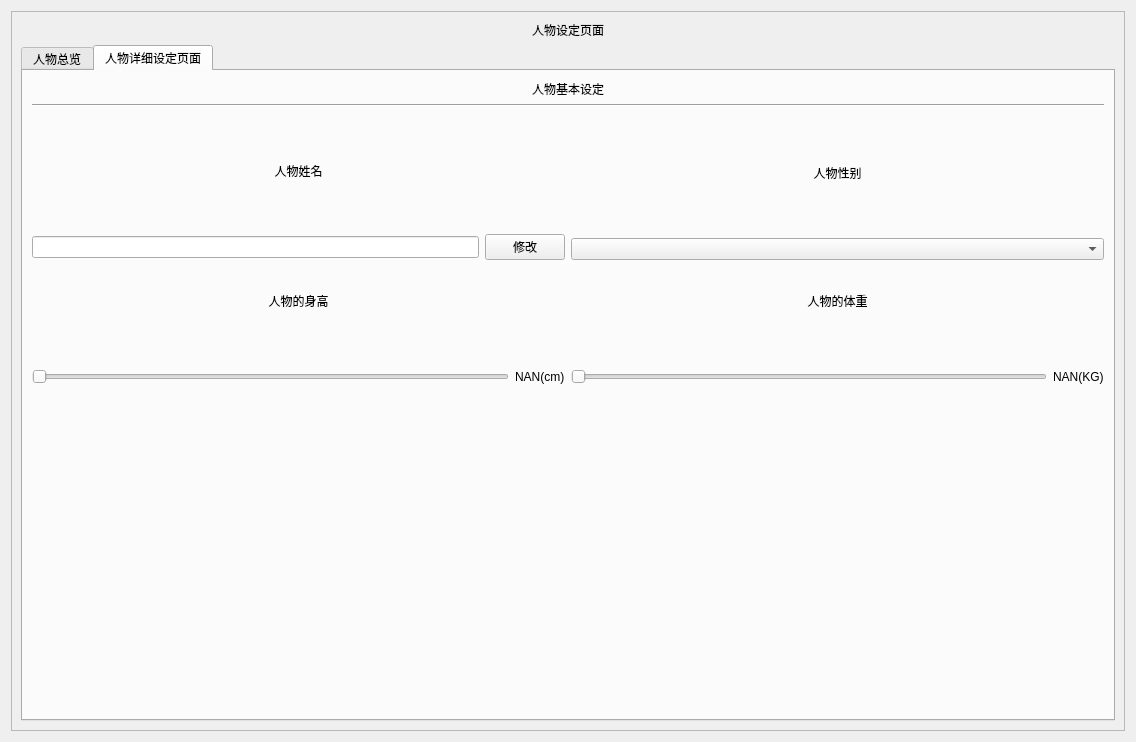
<?xml version="1.0" encoding="UTF-8"?>
<ui version="4.0">
 <class>CharacterWidget</class>
 <widget class="QWidget" name="CharacterWidget">
  <property name="geometry">
   <rect>
    <x>0</x>
    <y>0</y>
    <width>1136</width>
    <height>742</height>
   </rect>
  </property>
  <property name="windowTitle">
   <string>Form</string>
  </property>
  <layout class="QVBoxLayout" name="verticalLayout">
   <item>
    <widget class="QScrollArea" name="scrollArea">
     <property name="widgetResizable">
      <bool>true</bool>
     </property>
     <widget class="QWidget" name="scrollAreaWidgetContents">
      <property name="geometry">
       <rect>
        <x>0</x>
        <y>0</y>
        <width>1116</width>
        <height>722</height>
       </rect>
      </property>
      <layout class="QVBoxLayout" name="verticalLayout_2">
       <item>
        <widget class="QLabel" name="label">
         <property name="text">
          <string>人物设定页面</string>
         </property>
         <property name="alignment">
          <set>Qt::AlignmentFlag::AlignCenter</set>
         </property>
        </widget>
       </item>
       <item>
        <widget class="QTabWidget" name="tabWidget">
         <property name="currentIndex">
          <number>1</number>
         </property>
         <widget class="QWidget" name="tab">
          <attribute name="title">
           <string>人物总览</string>
          </attribute>
          <layout class="QHBoxLayout" name="horizontalLayout" stretch="1,1">
           <item>
            <widget class="QWidget" name="widget" native="true">
             <layout class="QVBoxLayout" name="verticalLayout_4">
              <item>
               <widget class="QLabel" name="label_3">
                <property name="text">
                 <string>人物列表</string>
                </property>
                <property name="alignment">
                 <set>Qt::AlignmentFlag::AlignCenter</set>
                </property>
               </widget>
              </item>
              <item>
               <widget class="Line" name="line">
                <property name="orientation">
                 <enum>Qt::Orientation::Horizontal</enum>
                </property>
               </widget>
              </item>
              <item>
               <widget class="Line" name="line_2">
                <property name="orientation">
                 <enum>Qt::Orientation::Horizontal</enum>
                </property>
               </widget>
              </item>
              <item>
               <widget class="QPushButton" name="pushButton">
                <property name="text">
                 <string>添加新角色</string>
                </property>
               </widget>
              </item>
              <item>
               <spacer name="verticalSpacer">
                <property name="orientation">
                 <enum>Qt::Orientation::Vertical</enum>
                </property>
                <property name="sizeHint" stdset="0">
                 <size>
                  <width>20</width>
                  <height>547</height>
                 </size>
                </property>
               </spacer>
              </item>
             </layout>
            </widget>
           </item>
           <item>
            <layout class="QVBoxLayout" name="verticalLayout_3">
             <item>
              <widget class="QLabel" name="label_2">
               <property name="text">
                <string>人物预览</string>
               </property>
               <property name="alignment">
                <set>Qt::AlignmentFlag::AlignCenter</set>
               </property>
              </widget>
             </item>
             <item>
              <widget class="QTextBrowser" name="textBrowser"/>
             </item>
            </layout>
           </item>
          </layout>
         </widget>
         <widget class="QWidget" name="tab_2">
          <attribute name="title">
           <string>人物详细设定页面</string>
          </attribute>
          <layout class="QVBoxLayout" name="verticalLayout_9">
           <item>
            <widget class="QLabel" name="label_4">
             <property name="text">
              <string>人物基本设定</string>
             </property>
             <property name="alignment">
              <set>Qt::AlignmentFlag::AlignCenter</set>
             </property>
            </widget>
           </item>
           <item>
            <widget class="Line" name="line_3">
             <property name="orientation">
              <enum>Qt::Orientation::Horizontal</enum>
             </property>
            </widget>
           </item>
           <item>
            <layout class="QGridLayout" name="gridLayout" rowstretch="1,1">
             <item row="0" column="0">
              <layout class="QVBoxLayout" name="verticalLayout_5" stretch="1,1">
               <item>
                <widget class="QLabel" name="label_5">
                 <property name="text">
                  <string>人物姓名</string>
                 </property>
                 <property name="alignment">
                  <set>Qt::AlignmentFlag::AlignCenter</set>
                 </property>
                </widget>
               </item>
               <item>
                <layout class="QHBoxLayout" name="horizontalLayout_2">
                 <property name="spacing">
                  <number>6</number>
                 </property>
                 <item>
                  <widget class="QLineEdit" name="lineEdit"/>
                 </item>
                 <item>
                  <widget class="QPushButton" name="pushButton_2">
                   <property name="text">
                    <string>修改</string>
                   </property>
                  </widget>
                 </item>
                </layout>
               </item>
              </layout>
             </item>
             <item row="0" column="1">
              <layout class="QVBoxLayout" name="verticalLayout_6" stretch="1,0">
               <item>
                <widget class="QLabel" name="label_6">
                 <property name="text">
                  <string>人物性别</string>
                 </property>
                 <property name="alignment">
                  <set>Qt::AlignmentFlag::AlignCenter</set>
                 </property>
                </widget>
               </item>
               <item>
                <widget class="QComboBox" name="comboBox">
                 <property name="sizePolicy">
                  <sizepolicy hsizetype="Preferred" vsizetype="Preferred">
                   <horstretch>0</horstretch>
                   <verstretch>0</verstretch>
                  </sizepolicy>
                 </property>
                </widget>
               </item>
              </layout>
             </item>
             <item row="1" column="0">
              <layout class="QVBoxLayout" name="verticalLayout_7" stretch="1,1">
               <item>
                <widget class="QLabel" name="label_7">
                 <property name="text">
                  <string>人物的身高</string>
                 </property>
                 <property name="alignment">
                  <set>Qt::AlignmentFlag::AlignCenter</set>
                 </property>
                </widget>
               </item>
               <item>
                <layout class="QHBoxLayout" name="horizontalLayout_4" stretch="0,0">
                 <property name="spacing">
                  <number>6</number>
                 </property>
                 <item>
                  <widget class="QSlider" name="horizontalSlider">
                   <property name="orientation">
                    <enum>Qt::Orientation::Horizontal</enum>
                   </property>
                  </widget>
                 </item>
                 <item>
                  <widget class="QLabel" name="label_8">
                   <property name="text">
                    <string>NAN(cm)</string>
                   </property>
                  </widget>
                 </item>
                </layout>
               </item>
              </layout>
             </item>
             <item row="1" column="1">
              <layout class="QVBoxLayout" name="verticalLayout_8">
               <item>
                <widget class="QLabel" name="label_9">
                 <property name="text">
                  <string>人物的体重</string>
                 </property>
                 <property name="alignment">
                  <set>Qt::AlignmentFlag::AlignCenter</set>
                 </property>
                </widget>
               </item>
               <item>
                <layout class="QHBoxLayout" name="horizontalLayout_5">
                 <property name="spacing">
                  <number>6</number>
                 </property>
                 <item>
                  <widget class="QSlider" name="horizontalSlider_2">
                   <property name="orientation">
                    <enum>Qt::Orientation::Horizontal</enum>
                   </property>
                  </widget>
                 </item>
                 <item>
                  <widget class="QLabel" name="label_10">
                   <property name="text">
                    <string>NAN(KG)</string>
                   </property>
                  </widget>
                 </item>
                </layout>
               </item>
              </layout>
             </item>
            </layout>
           </item>
           <item>
            <spacer name="verticalSpacer_2">
             <property name="orientation">
              <enum>Qt::Orientation::Vertical</enum>
             </property>
             <property name="sizeHint" stdset="0">
              <size>
               <width>20</width>
               <height>297</height>
              </size>
             </property>
            </spacer>
           </item>
          </layout>
         </widget>
        </widget>
       </item>
      </layout>
     </widget>
    </widget>
   </item>
  </layout>
 </widget>
 <resources/>
 <connections/>
</ui>
